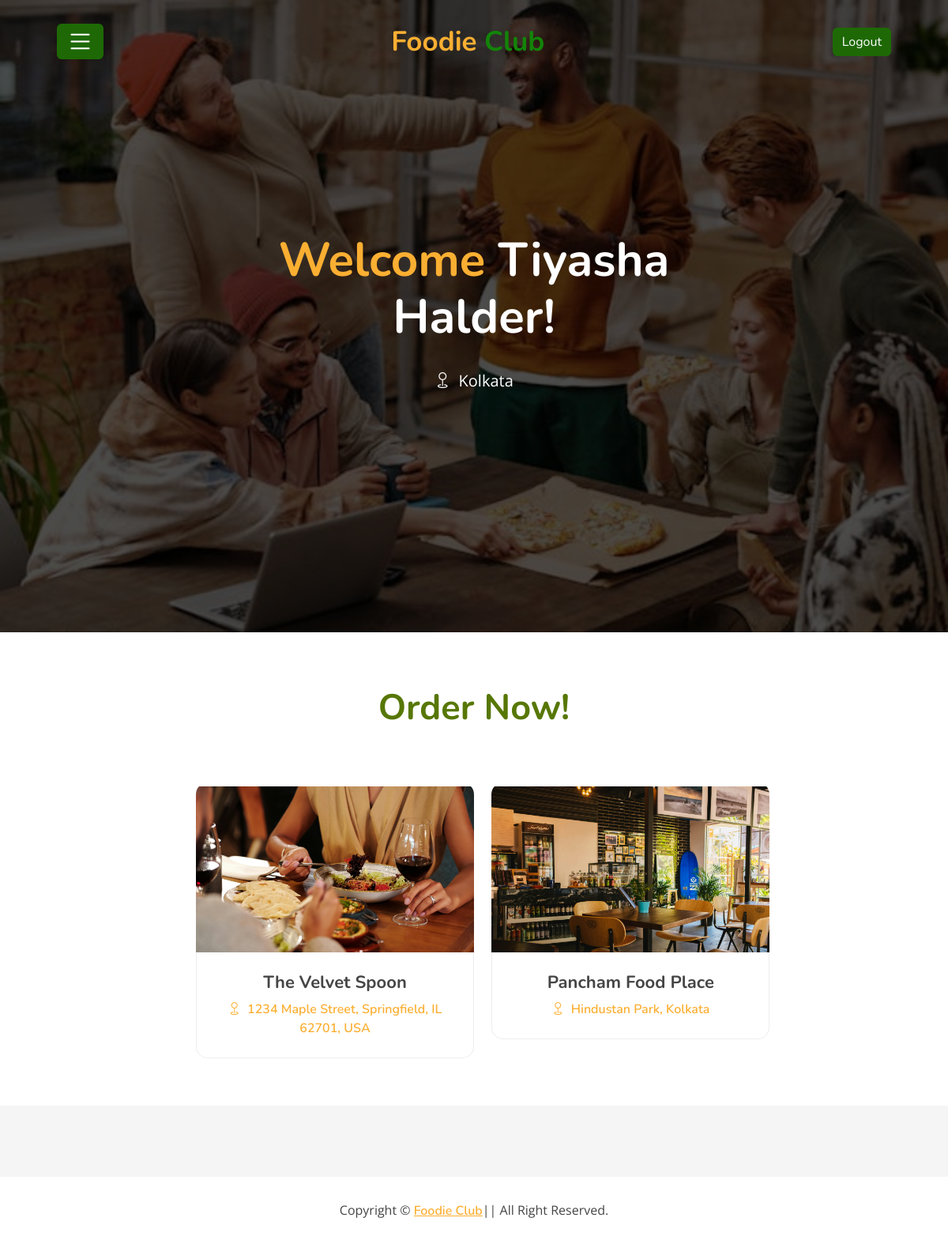
Screenshot of /cus_home/ (signed in) with the database file from the repository.
### Customer/models.py (models this page shows)
class Customer(models.Model):
    cust_id=models.AutoField(primary_key=True)
    name=models.CharField(max_length=100)
    profile_picture=models.ImageField(upload_to='profile_picture/',validators=[validate_image])
    email=models.EmailField(unique=True)
    password=models.CharField(max_length=50)
    mobile_number=models.BigIntegerField(unique=True)
    address=models.CharField(max_length=300)

### Restaurant/models.py (models this page shows)
class Restaurant(models.Model):
    res_id=models.AutoField(primary_key=True)
    res_name=models.CharField(max_length=100)
    restaurant_picture=models.ImageField(upload_to='res_picture/',validators=[validate_image],default='res_picture/res_home.jpg')
    email=models.EmailField(unique=True)
    password=models.CharField(max_length=50)
    mobile_number=models.BigIntegerField(unique=True)
    address=models.CharField(max_length=300)

### Customer/views.py (the view)
# urls.py: path('cus_home/',views.cus_home,name="cus_home"),
def cus_home(request):
    email=request.session.get('email')
    if request.session and Customer.objects.filter(email=email).exists():
        customer=Customer.objects.get(email=email)
        restaurant=Restaurant.objects.all()
        data={'cus_name':customer,'restaurant':restaurant}
        return render(request,'Customer_home.html',data)
    else:
        return redirect('error')

### templates/Customer_home.html (shortened to what this page needs)
<!DOCTYPE html>
<html lang="en">
<head>
    {%load static%}
    <link href="https://cdn.jsdelivr.net/npm/bootstrap@5.3.0-alpha3/dist/css/bootstrap.min.css" rel="stylesheet">
    <link rel="stylesheet" href="https://cdn.jsdelivr.net/npm/bootstrap-icons@1.11.3/font/bootstrap-icons.min.css">
    <link href="{% static 'style.css' %}" rel="stylesheet">
</head>
<body>
    <div class="navbar navbar-expand-lg bg-light navbar-light">
        <div class="container-fluid">
            <a class="btn btn-primary navbar-brand" data-bs-toggle="offcanvas" href="#offcanvasExample" role="button" aria-controls="offcanvasExample"><i class="bi bi-list" style="color: white;"></i></a>
            <a href="/" class="navbar-brand">Foodie <span>Club</span></a>
            <a href="/logout"><button type="button" class="btn btn-primary">
                Logout
            </button></a>
        </div>
    </div>
    <div class="carousel">
        <div class="container-fluid">
            <div class="owl-carousel">
                <div class="carousel-item">
                    <div class="carousel-img">
                        <img src="{% static 'cus_home.jpeg' %}" alt="Image">
                    </div>
                    <div class="carousel-text">
                        <br>
                        <h1><span>Welcome </span>{{cus_name.name}}!</h1>
                        <p>
                            <i class="bi bi-geo"></i>&nbsp;&nbsp;{{cus_name.address}}
                        </p>
                    </div>
                </div>
            </div>
        </div>
    </div>
    <br>
    <div class="best-seller">
        <div class="container">
            <div class="section-header text-center">
                <h2>Order Now!</h2>
            </div>
            <div class="cards">
                {% for res in restaurant %}
                <div class="card border-0" style="width: 22rem;">
                    <a href="/restaurant_menu/{{res.res_id}}" style="text-decoration: none;">
                    <div class="best-seller-item" style="margin-bottom: 0%;">
                        <div class="best-seller-img">
                            <img src="{{res.restaurant_picture.url}}" alt="Image" height="200" width="200" style="object-fit: cover;object-position: center;">
                        </div>
                        <div class="best-seller-text">
                            <h2>{{res.res_name}}</h2>
                            <i class="bi bi-geo"></i>&nbsp;&nbsp;{{res.address}}
                        </div>
                    </div>
                    </a>
                </div>
                {% endfor %}
            </div>
        </div>
    </div>
    <div class="footer">
        <div class="copyright">
            <div class="container">
                <p>Copyright &copy; <a href="#">Foodie Club</a>|| All Right Reserved.</p>
            </div>
        </div>
    </div>
</body>
</html>

### static/style.css (style rules this page uses)
body { color: #757575; background: #ffffff; font-family: 'open sans', sans-serif; }
h1, h2, h3, h4, h5, h6 { color: #454545; font-family: 'Nunito', sans-serif; }
a { font-family: 'Nunito', sans-serif; font-weight: 600; color: #fbaf32; transition: .3s; }
.container-fluid { max-width: 1366px; }
.navbar { position: relative; transition: .5s; z-index: 999; }
.navbar .navbar-brand { margin: 0; color: #fbaf32; font-size: 35px; line-height: 0px; font-weight: 700; font-family: 'Nunito', sans-serif; transition: .5s; }
.navbar .navbar-brand span { color: #128408; }
@media (min-width: 992px) { .navbar { position: absolute; width: 100%; padding: 30px 60px; background: transparent !important; z-index: 9; } }
@media (min-width: 992px) { .navbar .navbar-brand { color: #fbaf32; } }
.carousel { position: relative; width: 100%; height: 100vh; min-height: 400px; background: #ffffff; }
.carousel .container-fluid { padding: 0; }
.carousel .carousel-item { position: relative; width: 100%; height: 100vh; display: flex; align-items: center; justify-content: center; flex-direction: column; }
.carousel .carousel-img { position: relative; width: 100%; height: 100%; text-align: right; overflow: hidden; }
.carousel .carousel-img::after { position: absolute; content: ""; top: 0; right: 0; bottom: 0; left: 0; background: rgba(0, 0, 0, 0.7); z-index: 1; }
.carousel .carousel-img img { width: 100%; height: 100%; object-fit: cover; }
.carousel .carousel-text { position: absolute; max-width: 700px; height: calc(100vh - 35px); display: flex; align-items: center; justify-content: center; flex-direction: column; z-index: 2; }
.carousel .carousel-text h1 { text-align: center; color: #ffffff; font-size: 60px; font-weight: 700; margin-bottom: 30px; }
.carousel .carousel-text h1 span { color: #fbaf32; }
.carousel .carousel-text p { color: #ffffff; text-align: center; font-size: 20px; margin-bottom: 35px; }
.section-header { position: relative; margin-bottom: 45px; }
.section-header h2 { margin: 0; color: #577705; position: relative; font-size: 45px; font-weight: 700; }
.best-seller { position: relative; width: 100%; padding: 45px 0 15px 0; }
.best-seller .best-seller-item { position: relative; margin-bottom: 30px; background: #ffffff; }
.best-seller .best-seller-img { position: relative; border-radius: 15px 15px 0 0; overflow: hidden; }
.best-seller .best-seller-img img { position: relative; width: 100%; margin-top: 15px; transform: scale(1.1); transition: .3s; }
.best-seller .best-seller-text { position: relative; padding: 25px 15px; text-align: center; background: #ffffff; border: 1px solid rgba(0, 0, 0, .07); border-top: none; border-radius: 0 0 15px 15px; }
.best-seller .best-seller-text h2 { font-size: 22px; font-weight: 700; }
.footer { position: relative; margin-top: 45px; padding-top: 90px; background: rgba(0, 0, 0, .04); }
.footer .copyright { position: relative; width: 100%; padding: 30px 0; text-align: center; background: #ffffff; }
.footer .copyright p { margin: 0; display: inline-block; color: #454545; }
.footer .copyright p a { color: #fbaf32; }

### templates/Customer_home.html (style rules this page uses)
.btn-primary { background-color: #1e6905; border: none; }
.carousel-img { width: 100%; height: 100vh; }
.cards { display: flex; flex-wrap: wrap; justify-content: center; }
.card { margin-left: 2%; margin-top: 2%; }

### rows the page displays
Customer: name "Tiyasha Halder", address "Kolkata"
Restaurant: restaurant_picture (picture), res_name "The Velvet Spoon", address "1234 Maple Street, Springfield, IL 62701, USA"
Restaurant: restaurant_picture (picture), res_name "Pancham Food Place", address "Hindustan Park, Kolkata"
